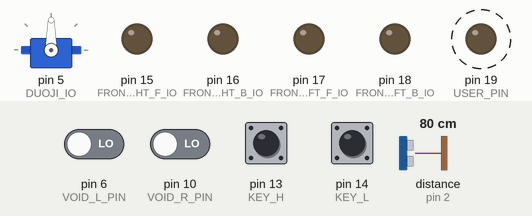
Recording of a sketch running on a simulated Arduino Uno, built with avr-gcc and run on an emulated ATmega328P. Parts: servo, output pins drawn as LEDs (lit = HIGH). Dashed ring = blinking. Inputs (shaded band) come from the test bench; at power-on: pin 14 (KEY_L) HIGH, pin 6 (VOID_L_PIN), pin 10 (VOID_R_PIN), pin 13 (KEY_H) LOW, distance to the obstacle (sensor on pin 2) 80 cm. The echo pulse lasts 58.3 µs per cm; pins used as bus, display or sensor lines are not drawn.

Above: at 0.9 s.
1.3 s: pin 13 (KEY_H) pulled HIGH for 0.15 s
At 1.52 s:
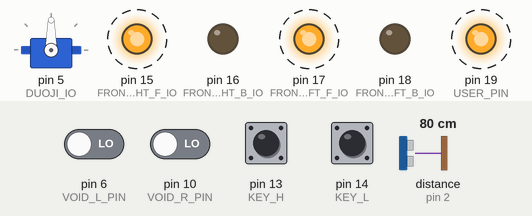
4.3 s: distance to the obstacle (sensor on pin 2) set to 2 cm
7.3 s: pin 14 (KEY_L) pulled LOW for 1 s
At 7.57 s:
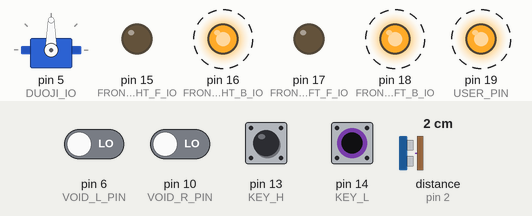
10.3 s: pin 13 (KEY_H) pulled HIGH for 1 s
At 11.9 s:
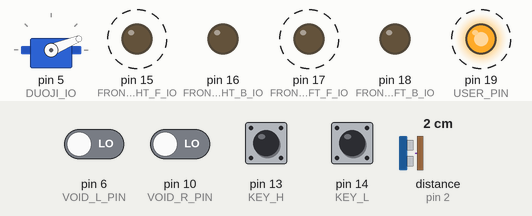
Timing chart, 0 to 14.3 s (numbered marks = the images above; inputs shaded):
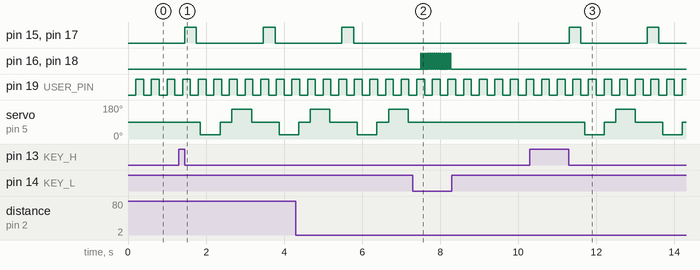

The sketch:

smartcar.ino
```cpp
/********************************* 深圳市航太电子有限公司 *******************************
* 实 验 名 ：超声波+舵机+光电对管自动避障实验
* 实验说明 ：在超声波+舵机自动避障实验基础上添加光电对管避障保护
*           按KEY_H键，开始运行，按下KEY_L键，停止运行
* 实验平台 ：流星5号、arduino UNO R3
* 连接方式 ：请参考interface.h文件
* 注    意 ：因地面和轮子的差异，左右转向时需要根据实际左右转向的时间和速度
* 作    者 ：航太电子产品研发部    QQ ：1909197536
* 店    铺 ：http://shop120013844.taobao.com/
****************************************************************************************/

#include <MsTimer2.h>
#include "interface.h"
#include <IRremote.h>
#include <Servo.h>

//变量定义
int timer_count;
unsigned int speed_count;//占空比计数器 50次一周期
char front_left_speed_duty;
char front_right_speed_duty;
unsigned char tick_5ms = 0;//5ms计数器，作为主函数的基本周期
unsigned char tick_1ms = 0;//1ms计数器，作为电机的基本计数器
unsigned char tick_200ms = 0;
unsigned char switch_flag=0;
unsigned char distance_cm = 20;
Servo myservo;

char ctrl_comm = COMM_STOP;//控制指令
char ctrl_comm_last = COMM_STOP;
char sys_status = 0;//系统状态 0 停止 1 运行
//函数声明
void CarMove();
void CarGo();
void CarBack();
void CarLeft();
void CarRight();
void CarStop();
void SearchRun();
int KeyScan(void);

#if 1

//根据占空比驱动电机转动
void CarMove()
{
	//左前轮
	if(front_left_speed_duty > 0)//向前
	{
		if(speed_count < front_left_speed_duty)
		{
			FRONT_LEFT_GO;
		}else
		{
			FRONT_LEFT_STOP;
		}
	}
	else if(front_left_speed_duty < 0)//向后
	{
		if(speed_count < (-1)*front_left_speed_duty)
		{
			FRONT_LEFT_BACK;
		}else
		{
			FRONT_LEFT_STOP;
		}
	}
	else                //停止
	{
		FRONT_LEFT_STOP;
	}

	//右前轮
	if(front_right_speed_duty > 0)//向前
	{
		if(speed_count < front_right_speed_duty)
		{
			FRONT_RIGHT_GO;
		}else                //停止
		{
			FRONT_RIGHT_STOP;
		}
	}
	else if(front_right_speed_duty < 0)//向后
	{
		if(speed_count < (-1)*front_right_speed_duty)
		{
			FRONT_RIGHT_BACK;
		}else                //停止
		{
			FRONT_RIGHT_STOP;
		}
	}
	else                //停止
	{
		FRONT_RIGHT_STOP;
	}
}

//向前
void CarGo()
{
	front_left_speed_duty=SPEED_DUTY;
	front_right_speed_duty=SPEED_DUTY;
}

//后退
void CarBack()
{
	front_left_speed_duty=-(SPEED_DUTY+30);//迅速刹车，防止装上
	front_right_speed_duty=-(SPEED_DUTY+30);
}

//向左
void CarLeft()
{
	front_left_speed_duty=0;
	front_right_speed_duty=SPEED_DUTY;
}

//向右
void CarRight()
{
	front_left_speed_duty=SPEED_DUTY;
	front_right_speed_duty=0;
}

//停止
void CarStop()
{
	front_left_speed_duty=0;
	front_right_speed_duty=0;
}

#endif

void IOInit()
{
	//用户LED
	pinMode(USER_PIN, OUTPUT);
	//KEY
	pinMode(KEY_L, INPUT_PULLUP);
	pinMode(KEY_H, INPUT);
	//红外
	pinMode(IRIN, INPUT);
	//超声波
	pinMode(Echo, INPUT);
	pinMode(Trig, OUTPUT);
	//电机
	pinMode(FRONT_LEFT_F_IO, OUTPUT);
	pinMode(FRONT_LEFT_B_IO, OUTPUT);
	pinMode(FRONT_RIGHT_F_IO, OUTPUT);
	pinMode(FRONT_RIGHT_B_IO, OUTPUT);
	//循迹
	pinMode(SEARCH_M_IO, INPUT);
	pinMode(SEARCH_R_IO, INPUT);
	pinMode(SEARCH_L_IO, INPUT);
	//避障
	pinMode(VOID_R_PIN, INPUT);
	pinMode(VOID_L_PIN, INPUT);
	//舵机
	pinMode(DUOJI_IO, OUTPUT);
	//测速
	pinMode(FRONT_RIGHT_S_IO, INPUT);
	pinMode(FRONT_LEFT_S_IO, INPUT);

}

//读取键值，如果没读到返回 -1
int KeyScan(void)
{
	int value = -1;
	if(KEY_L_DOWN == KEY_L_BIT)
	{
		delay(5);//delay for a while
		if(KEY_L_DOWN == KEY_L_BIT)
		{
			value = KEY_L;
		}
		while(KEY_L_DOWN == KEY_L_BIT);
	}

	if(KEY_H_DOWN == KEY_H_BIT)
	{
		delay(5);//delay for a while
		if(KEY_H_DOWN == KEY_H_BIT)
		{
			value = KEY_H;
		}
		while(KEY_H_DOWN == KEY_H_BIT);
	}
	return value;
}

#define VOID_LEFT 1//左边检测到
#define VOID_RIGHT 2//右边检测到
#define VOID_BOTH 3 //两边都检测到
#define VOID_NONE 0//都没检测到
//获取红外避障模块状态
char GetVoidStatus(void)
{
	char left=0,right=0;
	char count;
	if(VOID_L_BIT == BARRIER_Y)
	{
		count = 2;
		while(--count)//2ms 采集10次均要采集到前面障碍物信息，滤波
		{
			if(VOID_L_BIT == BARRIER_N)
			break;
			delay(1);
		}
		if(count == 0) left = 1;
	}

	if(VOID_R_BIT == BARRIER_Y)
	{
		count = 2;
		while(--count)//2ms 采集10次均要采集到前面障碍物信息，滤波
		{
			if(VOID_R_BIT == BARRIER_N)
			break;
			delay(1);
		}
		if(count == 0) right = 2;
	}

	return left + right;
}

//延时的同时检测红外，一旦发生障碍物，就停止并跳出延时
void DelayCheck(int ms)
{
	while(ms--)
	{
		delay(1);
		if(VOID_NONE != GetVoidStatus())
		{
			CarStop();
			return;
		}
	}
}

void GetDistance()
{
	long IntervalTime=0; //定义一个时间变量
	digitalWrite(Trig, 1);//置高电平
	delayMicroseconds(15);//延时15us
	digitalWrite(Trig, 0);//设为低电平
	IntervalTime=pulseIn(Echo, HIGH);//用自带的函数采样反馈的高电平的宽度，单位us
	float S=IntervalTime/58.00; //使用浮点计算出距离，单位cm
	if(S != 0)//去掉采集不成功的情况
	{
		distance_cm = (unsigned char)S;
	}
}

//获取超声波距离
void Distance()
{
	static unsigned char count = 0;
	count++;
	if(count >= 20)//每100ms 采集一次
	{
		GetDistance();
	}
}

void DuojiMid()
{
	myservo.write(90);              // 输入对应的角度值，舵机会转到此位置
	delay(300);//延时300ms
}

void DuojiRight()
{
	myservo.write(22);              // 输入对应的角度值，舵机会转到此位置
	delay(300);//延时300ms
}

void DuojiLeft()
{
	myservo.write(158);              // 输入对应的角度值，舵机会转到此位置
	delay(300);//延时300ms
}

///获取三个方向的距离,进来前舵机方向为向前
void GetAllDistance(unsigned int *dis_left,unsigned int *dis_right,unsigned int *dis_direct)
{
	CarStop();
	delay(100);
	GetDistance();
	*dis_direct = distance_cm;

	DuojiRight();
	delay(200);
	GetDistance();//获取右边距离
	*dis_right = distance_cm;

	DuojiMid();
	DuojiLeft();
	delay(200);
	GetDistance();//获取左边距离
	*dis_left = distance_cm;

	DuojiMid();//归位
}

void VoidRun()
{
	unsigned int dis_left;//左边距离
	unsigned int dis_right;//右边距离
	unsigned int dis_direct;//中间距离
	if(VOID_NONE != GetVoidStatus())
	{
		CarBack();
		delay(300);
		GetAllDistance(&dis_left,&dis_right,&dis_direct);
		if(dis_direct >= dis_left && dis_direct >= dis_right)//前方距离最远
		{
			CarGo();
			return;
		}
		else if(dis_left <= dis_right)//右转
		{
			CarRight();
			DelayCheck(500);
		}
		else if(dis_right < dis_left)
		{
			CarLeft();
			DelayCheck(500);
		}
	}
	else
	{
		CarGo();
	}
}

//中断处理函数，改变灯的状态
void flash()
{
	tick_5ms++;
	speed_count++;
	if(speed_count >= 50)//50ms周期 //modfied by LC 2015.09.12 9:56
	{
		speed_count = 0;
		tick_200ms++;
		if(tick_200ms >= 4)
		{
			tick_200ms = 0;
			if(switch_flag)
			{
				LED_ON;
				switch_flag = 0;
			}else
			{
				LED_OFF;
				switch_flag = 1;
			}
		}
	}
	CarMove();
}

void setup() {

	IOInit();
	// 初始化串口参数
	Serial.begin(9600);
	myservo.attach(DUOJI_IO);  // attaches the servo on pin 5 to the servo object
	MsTimer2::set(1, flash);   // 中断设置函数，每 1ms 进入一次中断
	MsTimer2::start();   //开始计时
	CarStop();
}

void loop() {
	//指令接收部分
	//按键处理
	int key_value;
	key_value = KeyScan();
	if(key_value == KEY_L) sys_status = 0;
	if(key_value == KEY_H) sys_status = 1;

	if(tick_5ms >= 5)
	{
		tick_5ms = 0;
		if(sys_status == 1)
		{
			VoidRun();
		}else
		{
			CarStop();
		}
	}

}
```

interface.h
```cpp
#ifndef __INTERFACE_H_
#define __INTERFACE_H_

#include <Arduino.h>
//IO 接口定义

//用户LED
int USER_PIN = 19;
#define LED_ON digitalWrite(USER_PIN , LOW)
#define LED_OFF digitalWrite(USER_PIN , HIGH)
//用户KEY
int KEY_L = 14;
int KEY_H = 13;
#define KEY_L_BIT digitalRead(KEY_L)
#define KEY_H_BIT digitalRead(KEY_H)

#define KEY_L_DOWN 0
#define KEY_H_DOWN 1
//蓝牙
//int Rx = 0;
//int Tx= 1;

//红外遥控
int IRIN = 4;

//超声波模块
int Echo = 2;
int Trig = 3;

//电机驱动
int FRONT_LEFT_F_IO =  17; //左前前进IO
int FRONT_LEFT_B_IO =  18; //左前后退IO

int FRONT_RIGHT_F_IO =  15; //右前前进IO
int FRONT_RIGHT_B_IO =  16; //右前后退IO

//红外循迹
int SEARCH_M_IO = 9;//中间循迹IO
int SEARCH_R_IO = 8;//右循迹IO
int SEARCH_L_IO = 7;//左循迹IO
#define BLACK_AREA 1
#define WHITE_AREA 0
#define SEARCH_M_BIT digitalRead(SEARCH_M_IO)
#define SEARCH_R_BIT digitalRead(SEARCH_R_IO)
#define SEARCH_L_BIT digitalRead(SEARCH_L_IO)

//循迹避障
int VOID_R_PIN = 10;
int VOID_L_PIN = 6;
#define VOID_R_BIT digitalRead(VOID_R_PIN)
#define VOID_L_BIT digitalRead(VOID_L_PIN)
#define BARRIER_Y 0 //有障碍物
#define BARRIER_N 1  //无障碍物

//舵机IO
int DUOJI_IO = 5;

//速度码盘反馈
int FRONT_RIGHT_S_IO =  11; //右前前进IO
int FRONT_LEFT_S_IO =  12; //左前前进IO
#define FRONT_RIGHT_S_BIT digitalRead(FRONT_RIGHT_S_IO)
#define FRONT_LEFT_S_BIT digitalRead(FRONT_LEFT_S_IO)

//电机运动控制

//左前
#define FRONT_LEFT_GO    digitalWrite(FRONT_LEFT_F_IO , 0) ; digitalWrite(FRONT_LEFT_B_IO , 1)//前进
#define FRONT_LEFT_BACK  digitalWrite(FRONT_LEFT_F_IO , 1); digitalWrite(FRONT_LEFT_B_IO , 0)//后退
#define FRONT_LEFT_STOP  digitalWrite(FRONT_LEFT_F_IO , 0); digitalWrite(FRONT_LEFT_B_IO , 0)//停止

//右前
#define FRONT_RIGHT_GO     digitalWrite(FRONT_RIGHT_F_IO , 0);digitalWrite(FRONT_RIGHT_B_IO , 1)
#define FRONT_RIGHT_BACK   digitalWrite(FRONT_RIGHT_F_IO , 1);digitalWrite(FRONT_RIGHT_B_IO , 0)
#define FRONT_RIGHT_STOP   digitalWrite(FRONT_RIGHT_F_IO , 0);digitalWrite(FRONT_RIGHT_B_IO , 0)

#define SPEED_DUTY 20//默认占空比 按1ms最小分辨率 周期50ms计算 30 /50  60%

//指令定义
//#define COMM_STOP  0x02//停止
//#define COMM_UP    0x62//前进
//#define COMM_DOWN  0xA8//后退
//#define COMM_RIGHT 0xC2//右转
//#define COMM_LEFT  0x22//左转

#define COMM_STOP  'I'//停止
#define COMM_UP    'A'//前进
#define COMM_DOWN  'B'//后退
#define COMM_RIGHT 'D'//右转
#define COMM_LEFT  'C'//左转

#endif
```

Measured:
- after the input at 1.3 s, pin 15 (FRONT_RIGHT_F_IO), pin 17 (FRONT_LEFT_F_IO): alternates HIGH for 0.30 s and LOW for 1.7 s, starting after 0.15 s; servo on pin 5 (DUOJI_IO): 90° → 22° after 0.56 s, → 90° 0.51 s later, → 158° 0.30 s later, → 90° 0.51 s later, … (5 changes in this stretch)
- after the input at 7.3 s, pin 15 (FRONT_RIGHT_F_IO), pin 17 (FRONT_LEFT_F_IO): stops changing and stays LOW; pin 16 (FRONT_RIGHT_B_IO), pin 18 (FRONT_LEFT_B_IO): alternates HIGH for 0.02 s and LOW for 0.03 s, 32 changes in all, then stays LOW, starting after 0.20 s; servo on pin 5 (DUOJI_IO): stops changing and stays 90°
- after the input at 10.3 s, pin 15 (FRONT_RIGHT_F_IO), pin 17 (FRONT_LEFT_F_IO): alternates HIGH for 0.30 s and LOW for 1.7 s, starting after 1.0 s; servo on pin 5 (DUOJI_IO): 90° → 22° after 1.4 s, → 90° 0.50 s later, → 158° 0.30 s later, → 90° 0.50 s later, … (6 changes in this stretch)
- by itself, pin 19 (USER_PIN): alternates HIGH for 0.20 s and LOW for 0.20 s
